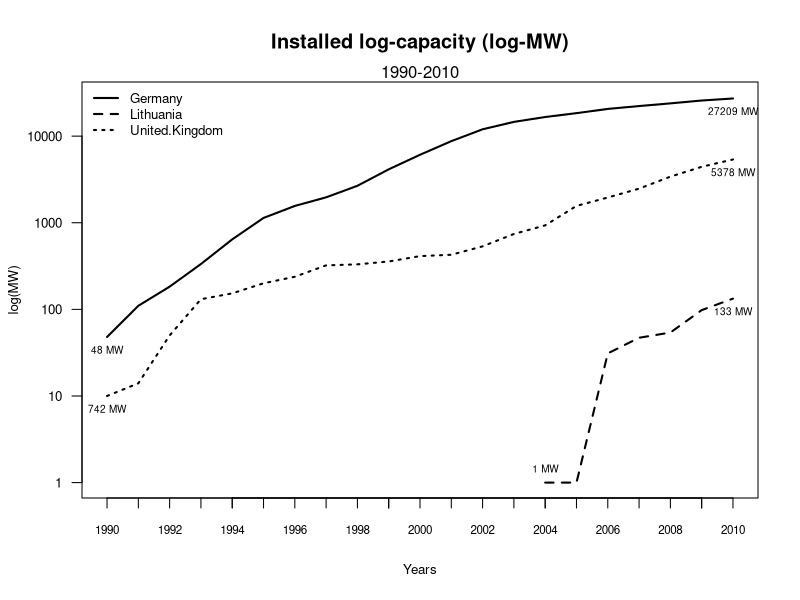

The R script that drew this image:
####################
#
#  Title: Installed log-capacity (log-MW)
#	Source: Eurostat (nrg_113a)
#	Notes: Onshore and offshore wind turbines
#
####################

capacity = read.csv("eurostat-nrg_113a_capacity-wind-MW.csv")
pdf(file="figure_capacity_log.pdf", height=3.5, width=5)
plot(capacity$Germany, type="l", log="y", ylim=range(1,28000), axes=F, ann=T, xlab="Years", ylab="log(MW)", cex.lab=0.8, lwd=2)
axis(1, lab=F) #disable labels on x-axis
axis(1, at=1:21, lab=capacity$X, cex.axis=0.7)
axis(2, las=1, cex.axis=0.8)
box()
lines(capacity$Lithuania, type="l", lty=2, lwd=2)
lines(capacity$United.Kingdom, type="l", lty=3, lwd=2)

#Adding labels and points to year 2010
#points(x=21,y=capacity$Germany[21], pch=16)
text(21, capacity$Germany[21], paste(capacity$Germany[21],"MW"), cex=0.6, pos=1)
#points(x=21,y=capacity$Lithuania[21], pch=17)
text(21, capacity$Lithuania[21], paste(capacity$Lithuania[21],"MW"), cex=0.6, pos=1)
#points(x=21,y=capacity$United.Kingdom[21], pch=15)
text(21, capacity$United.Kingdom[21], paste(capacity$United.Kingdom[21],"MW"), cex=0.6, pos=1)

#adding labels at begining
text(1, capacity$Germany[1], paste(capacity$Germany[1],"MW"), cex=0.6, pos=1)
text(15, capacity$Lithuania[15], paste(capacity$Lithuania[15],"MW"), cex=0.6, pos=3)
text(1, capacity$United.Kingdom[1], paste(capacity$United.Kingdom[14],"MW"), cex=0.6, pos=1)

title(main="Installed log-capacity (log-MW)")
mtext("1990-2010");
legend("topleft", names(capacity[-1]), cex=0.8, lty=1:3, lwd=2, bty="n");
dev.off()
